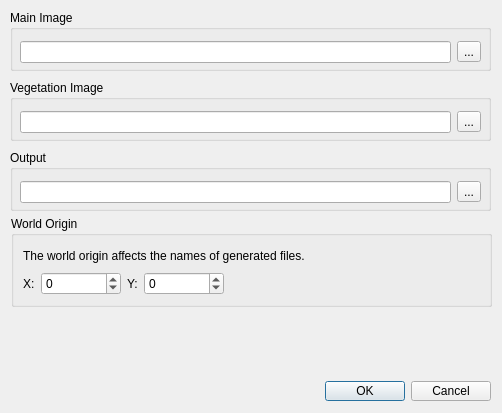
<?xml version="1.0" encoding="UTF-8"?>
<ui version="4.0">
 <class>biomemapgeneratorDialog</class>
 <widget class="QDialog" name="biomemapgeneratorDialog">
  <property name="geometry">
   <rect>
    <x>0</x>
    <y>0</y>
    <width>502</width>
    <height>413</height>
   </rect>
  </property>
  <property name="minimumSize">
   <size>
    <width>502</width>
    <height>413</height>
   </size>
  </property>
  <property name="maximumSize">
   <size>
    <width>502</width>
    <height>413</height>
   </size>
  </property>
  <property name="windowTitle">
   <string>Dialog</string>
  </property>
  <widget class="QDialogButtonBox" name="buttonBox">
   <property name="geometry">
    <rect>
     <x>10</x>
     <y>381</y>
     <width>481</width>
     <height>20</height>
    </rect>
   </property>
   <property name="orientation">
    <enum>Qt::Horizontal</enum>
   </property>
   <property name="standardButtons">
    <set>QDialogButtonBox::Cancel|QDialogButtonBox::Ok</set>
   </property>
  </widget>
  <widget class="QGroupBox" name="groupBox">
   <property name="geometry">
    <rect>
     <x>10</x>
     <y>10</y>
     <width>481</width>
     <height>61</height>
    </rect>
   </property>
   <property name="title">
    <string>Main Image</string>
   </property>
   <widget class="QWidget" name="layoutWidget">
    <property name="geometry">
     <rect>
      <x>10</x>
      <y>30</y>
      <width>461</width>
      <height>24</height>
     </rect>
    </property>
    <layout class="QHBoxLayout" name="horizontalLayout">
     <item>
      <widget class="QLineEdit" name="mainImagePath"/>
     </item>
     <item>
      <widget class="QToolButton" name="browseMainImage">
       <property name="text">
        <string>...</string>
       </property>
      </widget>
     </item>
    </layout>
   </widget>
  </widget>
  <widget class="QGroupBox" name="groupBox_2">
   <property name="geometry">
    <rect>
     <x>10</x>
     <y>80</y>
     <width>481</width>
     <height>61</height>
    </rect>
   </property>
   <property name="title">
    <string>Vegetation Image</string>
   </property>
   <widget class="QWidget" name="layoutWidget_2">
    <property name="geometry">
     <rect>
      <x>10</x>
      <y>30</y>
      <width>461</width>
      <height>24</height>
     </rect>
    </property>
    <layout class="QHBoxLayout" name="horizontalLayout_2">
     <item>
      <widget class="QLineEdit" name="vegImagePath"/>
     </item>
     <item>
      <widget class="QToolButton" name="browseVegImage">
       <property name="text">
        <string>...</string>
       </property>
      </widget>
     </item>
    </layout>
   </widget>
  </widget>
  <widget class="QGroupBox" name="groupBox_3">
   <property name="geometry">
    <rect>
     <x>10</x>
     <y>150</y>
     <width>481</width>
     <height>61</height>
    </rect>
   </property>
   <property name="title">
    <string>Output</string>
   </property>
   <widget class="QWidget" name="layoutWidget_3">
    <property name="geometry">
     <rect>
      <x>10</x>
      <y>30</y>
      <width>461</width>
      <height>24</height>
     </rect>
    </property>
    <layout class="QHBoxLayout" name="horizontalLayout_3">
     <item>
      <widget class="QLineEdit" name="outputBiomeMapPath"/>
     </item>
     <item>
      <widget class="QToolButton" name="browseBiomeMap">
       <property name="text">
        <string>...</string>
       </property>
      </widget>
     </item>
    </layout>
   </widget>
  </widget>
  <widget class="QGroupBox" name="groupBox_4">
   <property name="geometry">
    <rect>
     <x>11</x>
     <y>216</y>
     <width>481</width>
     <height>91</height>
    </rect>
   </property>
   <property name="title">
    <string>World Origin</string>
   </property>
   <layout class="QVBoxLayout" name="verticalLayout_3">
    <item>
     <widget class="QLabel" name="label_2">
      <property name="text">
       <string>The world origin affects the names of generated files.</string>
      </property>
     </widget>
    </item>
    <item>
     <layout class="QHBoxLayout" name="horizontalLayout_5">
      <item>
       <layout class="QHBoxLayout" name="horizontalLayout_4">
        <item>
         <widget class="QLabel" name="label_3">
          <property name="text">
           <string>X:</string>
          </property>
         </widget>
        </item>
        <item>
         <widget class="QSpinBox" name="xOrigin">
          <property name="minimumSize">
           <size>
            <width>80</width>
            <height>0</height>
           </size>
          </property>
          <property name="minimum">
           <number>-1000</number>
          </property>
          <property name="maximum">
           <number>1000</number>
          </property>
         </widget>
        </item>
       </layout>
      </item>
      <item>
       <layout class="QHBoxLayout" name="horizontalLayout_6">
        <item>
         <widget class="QLabel" name="label_4">
          <property name="text">
           <string>Y:</string>
          </property>
         </widget>
        </item>
        <item>
         <widget class="QSpinBox" name="yOrigin">
          <property name="minimumSize">
           <size>
            <width>80</width>
            <height>0</height>
           </size>
          </property>
          <property name="minimum">
           <number>-1000</number>
          </property>
          <property name="maximum">
           <number>1000</number>
          </property>
         </widget>
        </item>
       </layout>
      </item>
      <item>
       <spacer name="horizontalSpacer">
        <property name="orientation">
         <enum>Qt::Horizontal</enum>
        </property>
        <property name="sizeHint" stdset="0">
         <size>
          <width>40</width>
          <height>20</height>
         </size>
        </property>
       </spacer>
      </item>
     </layout>
    </item>
   </layout>
  </widget>
 </widget>
 <resources/>
 <connections>
  <connection>
   <sender>buttonBox</sender>
   <signal>accepted()</signal>
   <receiver>biomemapgeneratorDialog</receiver>
   <slot>accept()</slot>
   <hints>
    <hint type="sourcelabel">
     <x>248</x>
     <y>254</y>
    </hint>
    <hint type="destinationlabel">
     <x>157</x>
     <y>274</y>
    </hint>
   </hints>
  </connection>
  <connection>
   <sender>buttonBox</sender>
   <signal>rejected()</signal>
   <receiver>biomemapgeneratorDialog</receiver>
   <slot>reject()</slot>
   <hints>
    <hint type="sourcelabel">
     <x>316</x>
     <y>260</y>
    </hint>
    <hint type="destinationlabel">
     <x>286</x>
     <y>274</y>
    </hint>
   </hints>
  </connection>
 </connections>
</ui>
